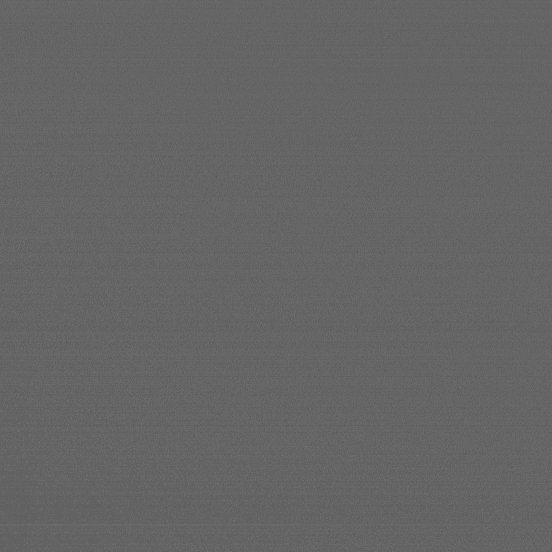
#> input picture PIXSTAT/offset.tiff, 552 x 552 px; the run also reads 1 picture not shown here
$ python Calibrator.py
#> lines starting #> are read from the running program, lines starting #| are printed output that depends on the picture
### PupilPlane.py
import numpy as np
import matplotlib.pyplot as plt


class PupilPlane:
    def __init__(self):
        with open("T53_FullSym.csv") as f:
            points = f.read()
            f.close()

        points = points.split("\n")
        w_j_sym = []
        th_j_sym = []
        u_j_sym = []
        threshold = 1e-12
        for point in points:
            point = point.split(",")
            u_j_sym.append(np.float64(point[1]))
            th_j_sym.append(np.float64(point[2]))
            w_j_sym.append(np.float64(point[3]))

        w_j_sym = np.array(w_j_sym)
        th_j_sym = np.array(th_j_sym)
        u_j_sym = np.array(u_j_sym)
        # Assuming u_j_sym, th_j_sym, w_j_sym, and threshold are already defined as numpy arrays/scalars
        # For example:
        # threshold = 1e-12

        # 1. Scale weights for points on lines of symmetry
        w_j_scaled = np.copy(w_j_sym)

        # Double weights of points on the x-axis
        mask_x = np.abs(th_j_sym) < threshold
        w_j_scaled[mask_x] = 2 * w_j_sym[mask_x]

        # Double weights of points on the y-axis (theta = -pi/2)
        mask_y = np.abs(th_j_sym + np.pi / 2) < threshold
        w_j_scaled[mask_y] = 2 * w_j_sym[mask_y]

        # Quadruple the weight of the origin point
        origin_mask = np.abs(u_j_sym) < threshold
        assert np.sum(origin_mask) == 1, "Can only have one point at the origin"
        w_j_scaled[origin_mask] = 4 * w_j_sym[origin_mask]

        # 2. Reflect points across the x-axis
        u_j_positiveY = np.copy(u_j_sym)
        th_j_positiveY = -th_j_sym
        w_j_positiveY = np.copy(w_j_scaled)

        # Determine indices of duplicated points on the x-axis
        # np.where returns a tuple, we take the first element [0]
        duplicate_pts = np.where(np.abs(th_j_positiveY) < threshold)[0]
        # Add index 0 (the origin) to duplicates
        duplicate_pts = np.unique(np.append(duplicate_pts, 0))

        # Remove duplicate points (using np.delete for index-based removal)
        u_j_positiveY = np.delete(u_j_positiveY, duplicate_pts)
        w_j_positiveY = np.delete(w_j_positiveY, duplicate_pts)
        th_j_positiveY = np.delete(th_j_positiveY, duplicate_pts)

        # Concatenate to get Quadrants 1 and 4
        u_j_q14 = np.concatenate([u_j_sym, u_j_positiveY])
        th_j_q14 = np.concatenate([th_j_sym, th_j_positiveY])
        w_j_q14 = np.concatenate([w_j_scaled, w_j_positiveY])

        # 3. Rotate to get Quadrants 2 and 3
        u_j_q23 = np.copy(u_j_q14)
        th_j_q23 = th_j_q14 + np.pi
        w_j_q23 = np.copy(w_j_q14)

        # Determine indices of duplicated points on the y-axis
        mask_y_pos = np.abs(th_j_q23 - np.pi / 2) < threshold
        mask_y_neg = np.abs(th_j_q23 - 3 * np.pi / 2) < threshold
        duplicate_pts_rot = np.where(mask_y_pos | mask_y_neg)[0]

        # Add origin (index 0) to duplicates
        duplicate_pts_rot = np.unique(np.append(duplicate_pts_rot, 0))

        # Remove duplicates from the rotated set
        u_j_q23 = np.delete(u_j_q23, duplicate_pts_rot)
        th_j_q23 = np.delete(th_j_q23, duplicate_pts_rot)
        w_j_q23 = np.delete(w_j_q23, duplicate_pts_rot)

        # 4. Final Concatenation
        u_j_full = np.concatenate([u_j_q14, u_j_q23])
        th_j_full = np.concatenate([th_j_q14, th_j_q23])
        w_j_full = np.concatenate([w_j_q14, w_j_q23])

        self.rho = u_j_full
        self.theta = th_j_full
        self.B_star = w_j_full
        self.Zernike = np.zeros_like(self.rho)

        # r = np.array([
        #     0.18089963670914432, 0.98391537714755427, 0.77364389614737803, 0.67975937134823609,
        #     0.59230560995561076, 0.41774444740353380, 0.89789289495208579, 0.93927352486965313,
        #     0.79099671385625722, 0.56605481445792489, 0.83180776468445906, 0.76010583069266321,
        #     0.62209339812108792, 0.36200059276768541
        # ])
        # s = np.array([
        #     0.0, 0.0, 0.77364389614737803, 0.67975937134823609,
        #     0.59230560995561076, 0.41774444740353380, 0.13375169526590821, 0.27985732696474981,
        #     0.39385576573951899, 0.10885005806786229, 0.51224072541565606, 0.12830595415488073,
        #     0.34691040719842391, 0.16676191877222966
        # ])
        # B = np.array([
        #     0.064712088156233115, 0.012203257346077736, 4.6214466764876138e-5,
        #     0.020941123674084990, 0.044321766954122515, 0.052715691149269700,
        #     0.028690025849304919, 0.013819709344648730, 0.037034888202855274,
        #     0.047520136607474831, 0.014296165120136605, 0.042923763669888949,
        #     0.047444099811669938, 0.063500222219468438
        # ])
        #
        #
        #
        # rs = []
        # B_vec = []
        #
        # for i in range(len(r)):
        #     if r[i] == s[i]:
        #         rs_temp = np.array([
        #             [r[i], -r[i], -r[i], r[i]],
        #             [s[i], s[i], -s[i], -s[i]]
        #         ])
        #         B_temp = [B[i]] * 4
        #     elif s[i] == 0:
        #         rs_temp = np.array([
        #             [r[i], -r[i], s[i], s[i]],
        #             [s[i], s[i], r[i], -r[i]]
        #         ])
        #         B_temp = [B[i]] * 4
        #     else:
        #         rs_temp = np.array([
        #             [r[i], -r[i], -r[i], r[i], s[i], -s[i], -s[i], s[i]],
        #             [s[i], s[i], -s[i], -s[i], r[i], r[i], -r[i], -r[i]]
        #         ])
        #         B_temp = [B[i]] * 8
        #
        #     rs.append(rs_temp)
        #     B_vec.extend(B_temp)
        #
        # rs = np.hstack(rs)
        # rt = np.zeros_like(rs)
        # rt[0, :] = np.sqrt(rs[0, :] ** 2 + rs[1, :] ** 2)
        # rt[1, :] = np.arctan2(rs[1, :], rs[0, :])
        #
        # self.B_star = np.array(B_vec, dtype=np.float32)
        # self.rho = rt[0, :].astype(np.float32)
        # self.theta = rt[1, :].astype(np.float32)
        # self.Zernike = np.zeros_like(self.rho)

### BlobDetectionSpherical.py
import matplotlib.pyplot as plt
import numpy as np
import os
from skimage.feature import blob_dog
import tifffile
import time

# [18 lines left out: function highpass, not called in this run]

def correct_image(raw_image, gain_image, offset_image, variance_image=None, return_variance=False):
    corrected = (raw_image - offset_image) / gain_image

    if return_variance:
        if variance_image is not None:
            corrected_var = variance_image / (gain_image ** 2)
        else:
            corrected_var = np.ones_like(corrected)  # dummy if not provided
        return corrected, corrected_var

    return corrected

# [96 lines left out: functions uniform_small, uniform_large, find_blobs, not called in this run]


# [17 lines of commented-out code are left out]

### HexPSF.py
import numpy as np
import matplotlib.pyplot as plt
import matplotlib.ticker as tck
from matplotlib.patches import RegularPolygon
import PupilPlane
import OpticsParams
import HexPP
from scipy.ndimage import gaussian_filter

# [79 lines of commented-out code are left out]

def add_noise(psf):
    return np.random.poisson(psf)

# [17 lines left out: function zernike_polynomials, not called in this run]

class HexPSF:
    def __init__(self):
        self.optics = OpticsParams.OpticsParams()
        self.Pupil_Plane = PupilPlane.PupilPlane()
        self.HexPP = HexPP.HexPP(x_off=0, y_off=0, theta_off=0, actuator_heights=[0,0,0,0,0,0])
        self.corrections = [0,0,0,0]

        x = np.linspace(self.optics.PixelSize * -self.optics.K / 2,
                        self.optics.PixelSize * self.optics.K / 2,
                        self.optics.K) / self.optics.M

        X, Y = np.meshgrid(x, x)
        num_el_rho = np.size(self.Pupil_Plane.rho)

        self.x = np.tile(X.astype(np.float32)[..., np.newaxis], (1, 1, num_el_rho))
        self.y = np.tile(Y.astype(np.float32)[..., np.newaxis], (1, 1, num_el_rho))

        self.x0 = np.zeros_like(self.x)
        self.y0 = np.zeros_like(self.x)
        self.zp = np.zeros_like(self.x)
        self.wl = np.zeros_like(self.x)

    def set_corrections(self, corrections):
        self.corrections = corrections

    def GibsonLaniPSFModel(self, x0, y0, zp, wl):
        x = self.x
        y = self.y
        k = 2 * np.pi / wl
        i = 1j
        NA = self.optics.NA
        M = self.optics.M
        n_p = self.optics.n_p
        n_s = self.optics.n_s
        n_i = self.optics.n_i
        n_a = self.optics.n_a
        delta_t = self.optics.delta_t
        delta_z = self.optics.delta_z
        rho = self.Pupil_Plane.rho
        theta = self.Pupil_Plane.theta
        B_star = self.Pupil_Plane.B_star

        # Axial distance terms
        term1 = delta_t * n_i * np.sqrt(1 - (NA ** 2 * rho ** 2) / n_i ** 2)
        term2 = zp * n_s * np.sqrt(1 - (NA ** 2 * rho ** 2) / n_s ** 2)

        # Lateral distance term
        r = np.sqrt((x0 - x) ** 2 + (y0 - y) ** 2)
        angle_diff = theta - np.arctan2(x0 - x, y0 - y)
        term3 = (NA * rho) * r * np.cos(angle_diff)

        # XPP term
        self.HexPP.x_off = self.corrections[0]
        self.HexPP.y_off = self.corrections[1]
        self.HexPP.theta_off = self.corrections[2]

        hex_pp = self.HexPP.get_HexPP(rho, theta)
        term4 = (n_p - n_a) * hex_pp

        # Camera defocus term
        term5 = 1 / 2 * (NA * rho) ** 2 * delta_z

        # Zernike correction term
        term6 = self.Pupil_Plane.Zernike

        # Combine phase terms
        phase = -i * k * (term1 + term2 + term3 + term4 + term5 + term6)

        # Complete integrand
        integrand = k * np.exp(phase)

        # Multiply with weight (Bstar) and integrate over unit disk (axis=2) to get wavefront (see Cools and Kim paper)
        integral = np.sum(integrand * B_star, axis=2)
        intensity = np.real(integral * np.conj(integral))

        # Return normalized intensity with Gaussian smoothing filter
        out = intensity / np.sum(intensity)
        return out

    # [201 lines of commented-out code are left out]

    def set_plate(self, plate):
        self.HexPP.actuator_heights = plate

    def intensity(self, x0, y0, zp, wl, N, B, corrections, z_modes):
        self.set_corrections(corrections=corrections)

        # Return the intensity profile of the PSF
        self.x0 = np.array(x0, dtype=np.float32).flatten()
        self.y0 = np.array(y0, dtype=np.float32).flatten()
        self.zp = np.array(zp, dtype=np.float32).flatten()
        self.wl = np.array(wl, dtype=np.float32).flatten()

        model = self.GibsonLaniPSFModel(self.x0, self.y0, self.zp, self.wl)
        model = N * model + B * np.ones_like(model)
        return model

    # [42 lines left out: function show, not called in this run]

# [24 lines of commented-out code are left out]

### OpticsParams.py
class OpticsParams:
    def __init__(self):
        self.K = 30
        self.PixelSize = 6.5
        self.NA = 1.3
        self.M = 83.2
        self.n_s = 1.38
        self.n_i = 1.406
        self.n_p = 1.46
        self.n_a = 1.0
        self.delta_z = 0
        self.delta_t = 0

### HexPP.py
import numpy as np

def custom_sigmf(x, a, c):
    return 1 / (1 + np.exp(-a * (x - c)))

class HexPP:
    def __init__(self, x_off, y_off, theta_off, actuator_heights):
        self.x_off = x_off
        self.y_off = y_off
        self.theta_off = theta_off
        self.actuator_heights = np.array(actuator_heights)

    def get_HexPP(self, rho, theta):
        phase_plate = np.zeros_like(rho)
        for i in range(len(theta)):
            x = rho[i] * np.cos(theta[i]) - self.x_off
            y = rho[i] * np.sin(theta[i]) - self.y_off
            theta[i] = np.arctan2(y, x)
            angle = (theta[i] + self.theta_off) % (2 * np.pi)
            alpha = 10
            if 0 < angle <= np.pi / 3:
                phase_plate[i] = self.actuator_heights[0] #* custom_sigmf(rho[i], alpha, 0)
            elif np.pi / 3 < angle <= 2 * np.pi / 3:
                phase_plate[i] = self.actuator_heights[1] #* custom_sigmf(rho[i], alpha, 0)
            elif 2 * np.pi / 3 < angle <= np.pi:
                phase_plate[i] = self.actuator_heights[2] #* custom_sigmf(rho[i], alpha, 0)
            elif np.pi / 3 < angle <= 4 * np.pi / 3:
                phase_plate[i] = self.actuator_heights[3] #* custom_sigmf(rho[i], alpha, 0)
            elif 4 * np.pi / 3 < angle <= 5 * np.pi / 3:
                phase_plate[i] = self.actuator_heights[4] #* custom_sigmf(rho[i], alpha, 0)
            else:
                phase_plate[i] = self.actuator_heights[5] #* custom_sigmf(rho[i], alpha, 0)

        return phase_plate

### Calibrator.py
from BlobDetectionSpherical import find_blobs, correct_image
import os
import tifffile
import numpy as np
from scipy.optimize import minimize
import matplotlib.pyplot as plt
from HexPSF import HexPSF
import pandas as pd
import time


def mle_poisson_fit(measured_psf, model_func,
                           initial_guess=(0, 0, 0, 0.55, 1000000, 1000), bounds=None):
    measured_psf = measured_psf.astype(np.float64)
    # measured_psf = np.clip(measured_psf, a_min=1e-12, a_max=None)

    def nll_poisson(params):
        x0, y0, zp, wl, N, B = params
        model_psf = model_func(x0=x0, y0=y0, zp=zp, wl=wl, N=N, B=B)
        # model_psf = np.clip(model_psf, a_min=1e-12, a_max=None)
        return np.sum(model_psf - measured_psf * np.log(model_psf))

    result = minimize(nll_poisson, x0=initial_guess, bounds=bounds, method="Nelder-Mead")
    return result.x


class Calibrator:
    def __init__(self, dirname):
#> called with dirname = 'hex_beads/'
        self.dirname = dirname
        self.images = []
        self.img_names = []
        self.gain = np.array(tifffile.imread('PIXSTAT/gain.tiff'))
        self.offset = np.array(tifffile.imread('PIXSTAT/offset.tiff'))
#> self.offset is the input picture: shape (552, 552) float32; min 89.5, max 113.2, mean 101.4
        self.variance = np.array(tifffile.imread('PIXSTAT/variance.tiff'))
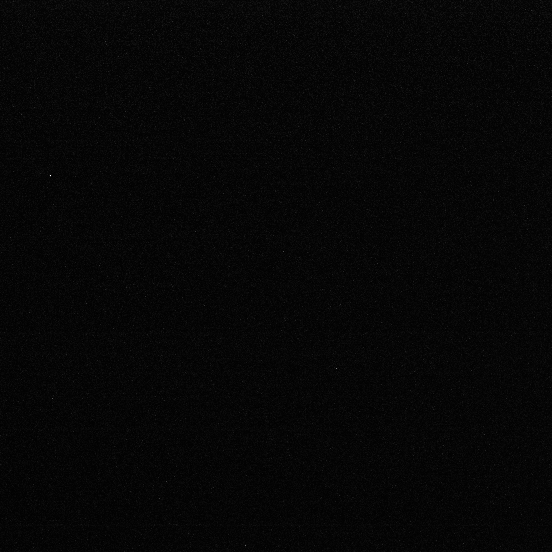
#> input picture PIXSTAT/variance.tiff, 552 x 552 px
#> self.variance is the input picture: shape (552, 552) float32; min 8.09, max 1660.5, mean 51.8
        self.corrections = []
        self.params = []
        self.ROIs = []
        self.psf = HexPSF()
#> (reads T53_FullSym.csv from the repository)
        h1 = 2.24
        h2 = 5.09
        self.psf.set_plate([0, h1, h2, 0, h1, h2])
        self.psf.optics.delta_z = 1.5

        bead_ROIs = False
        for image in sorted(os.listdir(self.dirname)):
            if image == 'ROIs.csv':
                bead_ROIs = True
                continue
            if image == 'particles.csv':
                bead_particles = True
                continue

            self.images.append(correct_image(tifffile.imread(os.path.join(self.dirname, image)),
                                             self.gain, self.offset))
            self.img_names.append(image)

        if not bead_ROIs:
            find_blobs(self.dirname, int(len(os.listdir(dirname))))

        with open(self.dirname + 'ROIs.csv') as f:
#> (reads hex_beads/ROIs.csv from the repository)
            self.ROIs = f.read()
            f.close()
        self.ROIs = self.ROIs.split('\n')[:-1]

        # self.data = np.zeros((len(self.ROIs), 8))
        # self.data[0] = np.array(['image', 'x0', 'y0', 'zp (microns)', 'wl (microns)', 'N (count)', 'B (count)', 'R2'])

    def HexPSF_model(self, x0, y0, zp, wl, N, B):
        corrections = [0, 0, -0.2]
        z_modes = [0]
        return self.psf.intensity(x0, y0, zp, wl, N, B, corrections, z_modes)

    def calibrate(self):
        data = [['image', 'x0 (microns)', 'y0 (microns)', 'zp (microns)', 'wl (microns)', 'N (count)', 'B (count)', 'R^2']]
        i=0
        n=len(self.ROIs)
        print(n)
        for roi in self.ROIs:
            # if i % 5 == 0 or i % 5 == 1 or i % 5 == 2 or i % 5 == 3:
            #     i += 1
            #     continue
            roi = roi.split(',')
            idx = int(float(roi[0]))
            x = int(float(roi[1]))
            y = int(float(roi[2]))
            image = self.images[idx][y + 20: y + 40, x + 20: x + 40]
            z = 0.05
            self.psf.optics.delta_t = (float(self.img_names[idx].split('_')[2][4:6]) - 10) * -0.0625 + 1.625
            probe = int(self.img_names[idx].split('_')[4][-1])

            if probe == 0:
                wl = 0.513
            elif probe == 1:
                wl = 0.579
            elif probe == 2:
                wl = 0.683
            else:
                print("Unknown Probe")
            N = np.sum(image)
            B=50
            # B = (np.mean(image[0:, 0]) + np.mean(image[0:, 29]) + np.mean(image[0, 1:28]) + np.mean(
            #     image[29, 1:28])) / 4

            params = mle_poisson_fit(image, self.HexPSF_model, initial_guess=(0, 0, z, wl, N, B), bounds=((-1,1), (-1,1), (-1,1), (0.45, 0.75), (0, None), (0,None)))
            x0 = params[0]
            y0 = params[1]
            zp = params[2]
            wl = params[3]
            N = params[4]
            B = params[5]

            model = self.HexPSF_model(x0, y0, zp, wl, N, B)

            mean = np.mean(image)
            s_res = (image - model) ** 2
            s_tot = (image - mean) ** 2
            R2 = 1 - np.sum(s_res) / np.sum(s_tot)

            data_row = [idx, x0, y0, zp, wl, N, B, R2]
            print(data_row)
            data.append(data_row)

            # [8 lines of commented-out code are left out]

            print(f"\rCalibrating HexPSFs... Progress: {round(i / n * 100, 3)}%", flush=True, end='')
            i+=1
#> this loop made 1 pass
#> pass 1, in calibrate, `image = self.images[idx][y + 20: y + 40, x + 20: x + 40]`:
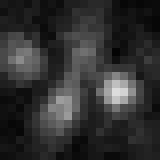
#> image: shape (20, 20) float32 (shown 8 times larger); min 4.75, max 219.6, mean 48.6
#> pass 1, in GibsonLaniPSFModel, `intensity = np.real(integral * np.conj(integral))`:
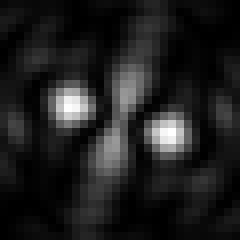
#> intensity: shape (30, 30) float64 (shown 8 times larger); min 0.0167, max 71.84, mean 8.8; drawn with min black and max white

        data = pd.DataFrame(data)
        data.to_csv(self.dirname + 'particles.csv')

cal = Calibrator("hex_beads/")
#> (the run stopped early here; a loop or call above may not have finished)
